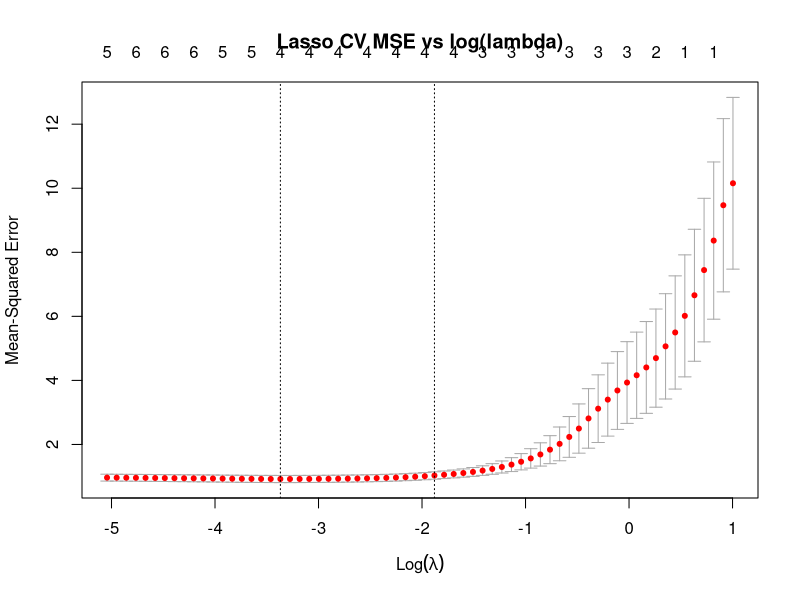
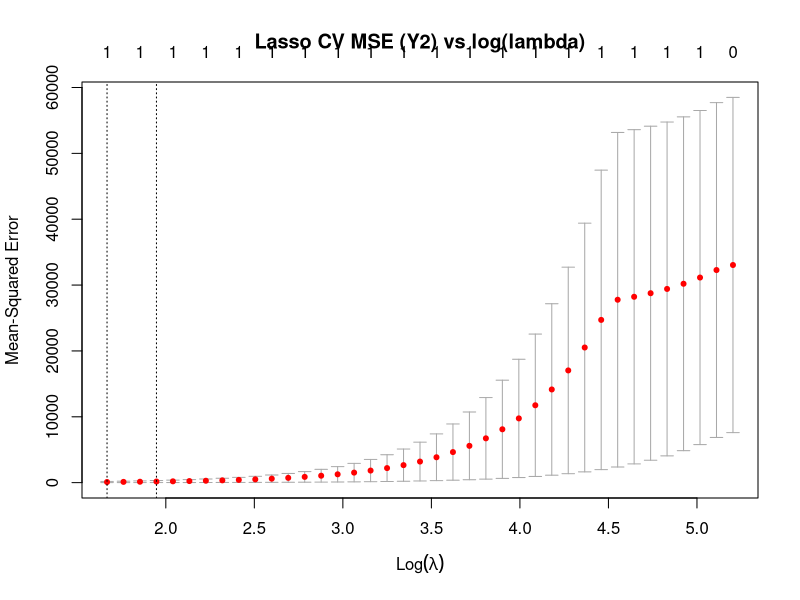

Generate these figures, in order, with R:
# 设随机种子并生成数据
set.seed(1)
n <- 100
X <- rnorm(n)                     # 预测变量 X
eps <- rnorm(n)                   # 噪声 ε

# (b) 按多项式模型生成响应 Y = β0 + β1 X + β2 X^2 + β3 X^3 + ε
beta0 <- 1; beta1 <- 2; beta2 <- -1; beta3 <- 0.5
Y <- beta0 + beta1*X + beta2*X^2 + beta3*X^3 + eps
dat <- data.frame(Y, X)
for (k in 2:10) dat[[paste0("X", k)]] <- X^k  # 构造 X^2,...,X^10

# (c) 最优子集选择
library(leaps)
regfit <- regsubsets(Y ~ ., data = dat, nvmax = 10)
s <- summary(regfit)
cp.sel <- which.min(s$cp)
bic.sel <- which.min(s$bic)
adjr.sel <- which.max(s$adjr2)
print(paste("cp.sel =", cp.sel))
print(paste("bic.sel =", bic.sel))
print(paste("adjr.sel =", adjr.sel))
print("coefficients (bic.sel):")
print(coef(regfit, bic.sel))

# (d) 前向和后向逐步选择
reg.fwd <- regsubsets(Y ~ ., data = dat, nvmax = 10, method = "forward")
reg.bwd <- regsubsets(Y ~ ., data = dat, nvmax = 10, method = "backward")
sf <- summary(reg.fwd); sb <- summary(reg.bwd)
print(paste("forward bic select =", which.min(sf$bic)))
print(paste("backward bic select =", which.min(sb$bic)))

# (e) Lasso 与交叉验证
library(glmnet)
xmat <- model.matrix(Y ~ . -1, data = dat)
cv.lasso <- cv.glmnet(xmat, dat$Y, alpha = 1)
print(paste("lambda.min =", cv.lasso$lambda.min))
plot(cv.lasso)
title(main = "Lasso CV MSE vs log(lambda)")
print("Lasso coefficients at lambda.min:")
print(coef(cv.lasso, s = cv.lasso$lambda.min))

# (f) 使用 Y = beta0 + beta7 * X^7 + eps 检验方法
beta7 <- 3
Y2 <- beta0 + beta7 * X^7 + eps
dat2 <- dat; dat2$Y <- Y2

reg2 <- regsubsets(Y ~ ., data = dat2, nvmax = 10)
s2 <- summary(reg2)
print(paste("bic select for Y2 =", which.min(s2$bic)))
print("coefficients (bic) for Y2:")
print(coef(reg2, which.min(s2$bic)))

cv.lasso2 <- cv.glmnet(model.matrix(Y ~ . -1, data = dat2), dat2$Y, alpha = 1)
print(paste("lasso lambda.min for Y2 =", cv.lasso2$lambda.min))
plot(cv.lasso2)
title(main = "Lasso CV MSE (Y2) vs log(lambda)")
print("Lasso coefficients for Y2 at lambda.min:")
print(coef(cv.lasso2, s = cv.lasso2$lambda.min))
